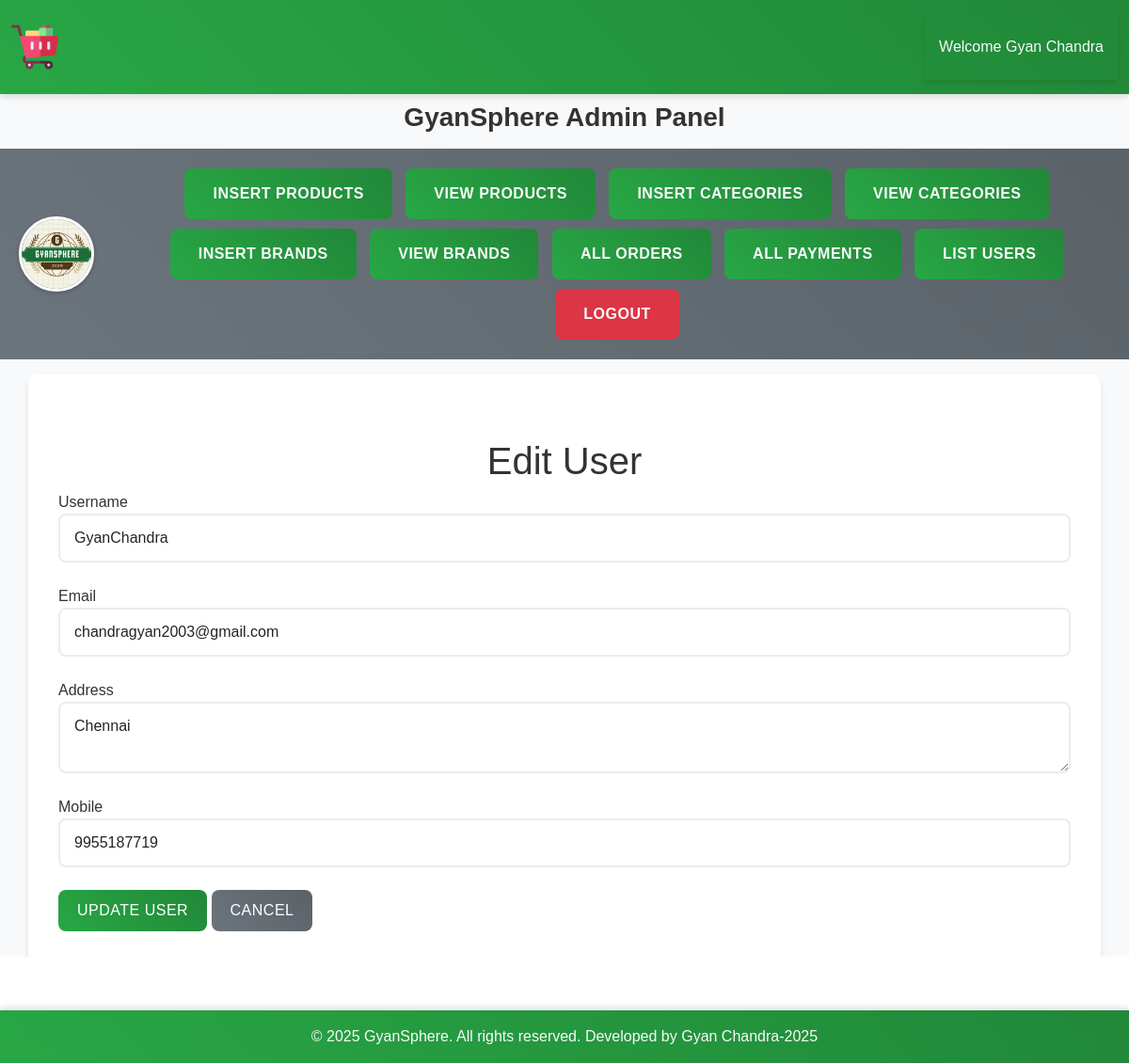
The page /admin_area/index.php?edit_user=2 (signed in) on the database its author committed.
### tables this page shows
CREATE TABLE `user_table` (
  `user_id` int NOT NULL,
  `username` varchar(100) NOT NULL,
  `user_email` varchar(255) NOT NULL,
  `user_password` varchar(255) NOT NULL,
  `user_image` varchar(255) NOT NULL,
  `user_ip` varchar(255) NOT NULL,
  `user_address` varchar(255) NOT NULL,
  `user_mobile` varchar(255) NOT NULL
);

### admin_area/edit_user.php (the view, shortened to what this page needs)
<?php
if(isset($_GET['edit_user'])) {
    $edit_id = (int)$_GET['edit_user'];
    $get_data = "SELECT * FROM `user_table` WHERE user_id=?";
    $stmt = mysqli_prepare($conn, $get_data);
    mysqli_stmt_bind_param($stmt, "i", $edit_id);
    mysqli_stmt_execute($stmt);
    $result = mysqli_stmt_get_result($stmt);
    $row = mysqli_fetch_assoc($result);
    $username = htmlspecialchars($row['username']);
    $user_email = htmlspecialchars($row['user_email']);
    $user_address = htmlspecialchars($row['user_address']);
    $user_mobile = htmlspecialchars($row['user_mobile']);
?>
    <div class="container mt-5">
        <h1 class="text-center">Edit User</h1>
        <form action="" method="post">
            <div class="form-group mb-4">
                <label for="username">Username</label>
                <input type="text" name="username" id="username" class="form-control" value="<?php echo $username; ?>" required>
            </div>
            <div class="form-group mb-4">
                <label for="user_email">Email</label>
                <input type="email" name="user_email" id="user_email" class="form-control" value="<?php echo $user_email; ?>" required>
            </div>
            <div class="form-group mb-4">
                <label for="user_address">Address</label>
                <textarea name="user_address" id="user_address" class="form-control" required><?php echo $user_address; ?></textarea>
            </div>
            <div class="form-group mb-4">
                <label for="user_mobile">Mobile</label>
                <input type="tel" name="user_mobile" id="user_mobile" class="form-control" value="<?php echo $user_mobile; ?>" required>
            </div>
            <div class="form-group mb-4">
                <input type="submit" name="edit_user" value="Update User" class="btn btn-success">
                <a href="index.php?list_users" class="btn btn-secondary">Cancel</a>
            </div>
        </form>
    </div>
<?php
}
?>

### style.css (style rules this page uses)
* { margin: 0; padding: 0; box-sizing: border-box; }
:root { --primary-color: #28a745; --secondary-color: #6c757d; --light-color: #f8f9fa; --dark-color: #343a40; --success-color: #28a745; --danger-color: #dc3545; --warning-color: #ffc107; --info-color: #17a2b8; }
body { font-family: 'Segoe UI', Tahoma, Geneva, Verdana, sans-serif; background-color: #f8f9fa; color: #333; }
.btn { border-radius: 8px; padding: 10px 20px; font-weight: 500; transition: all 0.3s ease; text-transform: uppercase; letter-spacing: 0.5px; }
.btn-success { background: linear-gradient(45deg, #28a745, #218838); border: none; }
.btn-secondary { background: linear-gradient(45deg, #6c757d, #5a6268); border: none; }
.form-control { border-radius: 8px; border: 2px solid #e9ecef; padding: 12px 15px; transition: all 0.3s ease; }

### admin_area/index.php (style rules this page uses)
body { font-family: 'Arial', sans-serif; background-color: #f8f9fa; padding-bottom: 80px; }

### rows shown on the page
user_table: username "GyanChandra", user_email "chandragyan2003@gmail.com", user_address "Chennai", user_mobile "9955187719"

### other values the page prints
$_SESSION['admin_username'] "Gyan Chandra"
